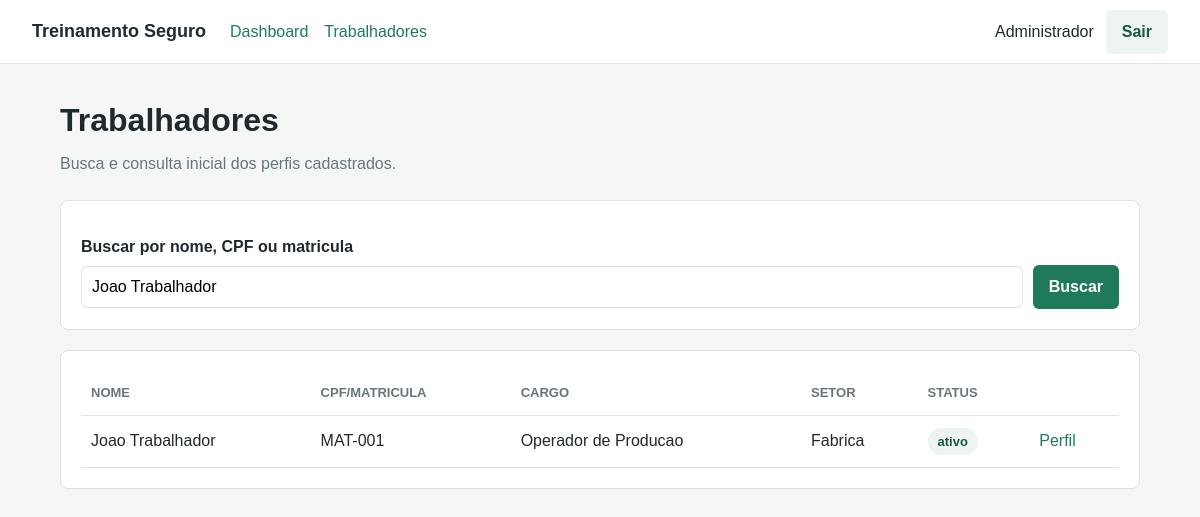
Page /admin/trabalhadores.php?busca=Joao Trabalhador (signed in) on the committed database.
### tables this page shows
CREATE TABLE trabalhadores (
    id INT AUTO_INCREMENT PRIMARY KEY,
    usuario_id INT NULL,
    nome VARCHAR(120) NOT NULL,
    documento VARCHAR(40) NOT NULL UNIQUE,
    cargo VARCHAR(100) NOT NULL,
    setor VARCHAR(100) NOT NULL,
    status VARCHAR(30) NOT NULL DEFAULT 'ativo',
    criado_em TIMESTAMP DEFAULT CURRENT_TIMESTAMP,
    CONSTRAINT fk_trabalhadores_usuarios
        FOREIGN KEY (usuario_id) REFERENCES usuarios(id)
        ON DELETE SET NULL
);

### includes/functions.php (called while the page is built, shortened)
<?php
function h(?string $value): string
{
    return htmlspecialchars($value ?? '', ENT_QUOTES, 'UTF-8');
}
function app_base_url(): string
{
    $script = str_replace('\\', '/', $_SERVER['SCRIPT_NAME'] ?? '');
    $firstSegment = explode('/', trim($script, '/'))[0] ?? '';
    return '';
}
function app_url(string $path = ''): string
{
    return rtrim(app_base_url(), '/') . '/' . ltrim($path, '/');
}

### admin/trabalhadores.php (the view, shortened to what this page needs)
<?php
$busca = trim($_GET['busca'] ?? '');
$trabalhadores = [];
try {
    $pdo = getConnection();
    if ($busca !== '') {
        $stmt = $pdo->prepare(
            'SELECT id, nome, documento, cargo, setor, status
             FROM trabalhadores
             WHERE nome LIKE :busca OR documento LIKE :busca
             ORDER BY nome'
        );
        $stmt->execute(['busca' => '%' . $busca . '%']);
    } else {
        $stmt = $pdo->query('SELECT id, nome, documento, cargo, setor, status FROM trabalhadores ORDER BY nome');
    }
    $trabalhadores = $stmt->fetchAll();
} catch (Throwable $e) {
    $erroBanco = 'Nao foi possivel listar os trabalhadores.';
}
require __DIR__ . '/../includes/header.php';
require __DIR__ . '/../includes/navbar.php';
?>
<main class="container">
    <div class="page-title">
        <h1>Trabalhadores</h1>
        <p>Busca e consulta inicial dos perfis cadastrados.</p>
    </div>
    <section class="panel">
        <form class="search-form" method="get">
            <label for="busca">Buscar por nome, CPF ou matricula</label>
            <div>
                <input id="busca" name="busca" value="<?= h($busca) ?>" placeholder="Digite um termo">
                <button class="button" type="submit">Buscar</button>
            </div>
        </form>
    </section>
    <section class="panel">
        <div class="table-wrap">
            <table>
                <thead>
                    <tr>
                        <th>Nome</th>
                        <th>CPF/Matricula</th>
                        <th>Cargo</th>
                        <th>Setor</th>
                        <th>Status</th>
                        <th></th>
                    </tr>
                </thead>
                <tbody>
                    <?php foreach ($trabalhadores as $trabalhador): ?>
                        <tr>
                            <td><?= h($trabalhador['nome']) ?></td>
                            <td><?= h($trabalhador['documento']) ?></td>
                            <td><?= h($trabalhador['cargo']) ?></td>
                            <td><?= h($trabalhador['setor']) ?></td>
                            <td><span class="badge"><?= h($trabalhador['status']) ?></span></td>
                            <td><a href="<?= h(app_url('admin/perfil_trabalhador.php?id=' . $trabalhador['id'])) ?>">Perfil</a></td>
                        </tr>
                    <?php endforeach; ?>
                </tbody>
            </table>
        </div>
    </section>
</main>
<?php require __DIR__ . '/../includes/footer.php'; ?>

### assets/css/style.css (style rules this page uses)
:root { --bg: #f4f7f6; --surface: #ffffff; --text: #1f2a2e; --muted: #66767d; --primary: #1f7a5c; --primary-dark: #155941; --border: #dce4e1; --danger: #b42318; --warning: #9a6700; --success: #1a7f37; }
* { box-sizing: border-box; }
body { margin: 0; background: var(--bg); color: var(--text); font-family: Arial, Helvetica, sans-serif; line-height: 1.5; }
a { color: var(--primary); text-decoration: none; }
.container { margin: 0 auto; max-width: 1120px; padding: 32px 20px; }
.page-title { margin-bottom: 24px; }
.page-title h1, .panel h2 { margin: 0 0 8px; }
.page-title p, .panel p { color: var(--muted); margin: 0; }
.login-card, .panel, .stat-card { background: var(--surface); border: 1px solid var(--border); border-radius: 8px; }
form label { display: block; font-weight: 700; margin: 14px 0 6px; }
input { border: 1px solid var(--border); border-radius: 6px; font: inherit; min-height: 42px; padding: 8px 10px; width: 100%; }
.button { background: var(--primary); border: 0; border-radius: 6px; color: #ffffff; cursor: pointer; display: inline-block; font: inherit; font-weight: 700; margin-top: 18px; padding: 10px 16px; }
.panel { margin-bottom: 20px; padding: 20px; }
.search-form div { align-items: center; display: flex; gap: 10px; }
.search-form .button { margin-top: 0; }
.table-wrap { overflow-x: auto; }
table { border-collapse: collapse; min-width: 760px; width: 100%; }
th, td { border-bottom: 1px solid var(--border); padding: 12px 10px; text-align: left; }
th { color: var(--muted); font-size: 13px; text-transform: uppercase; }
.badge { background: #edf4f1; border-radius: 999px; color: var(--primary-dark); display: inline-block; font-size: 13px; font-weight: 700; padding: 4px 10px; }

### rows in the picture
trabalhadores: nome "Joao Trabalhador", documento "MAT-001", cargo "Operador de Producao", setor "Fabrica", status "ativo"

### other values in the picture
$usuario['nome'] "Administrador"
